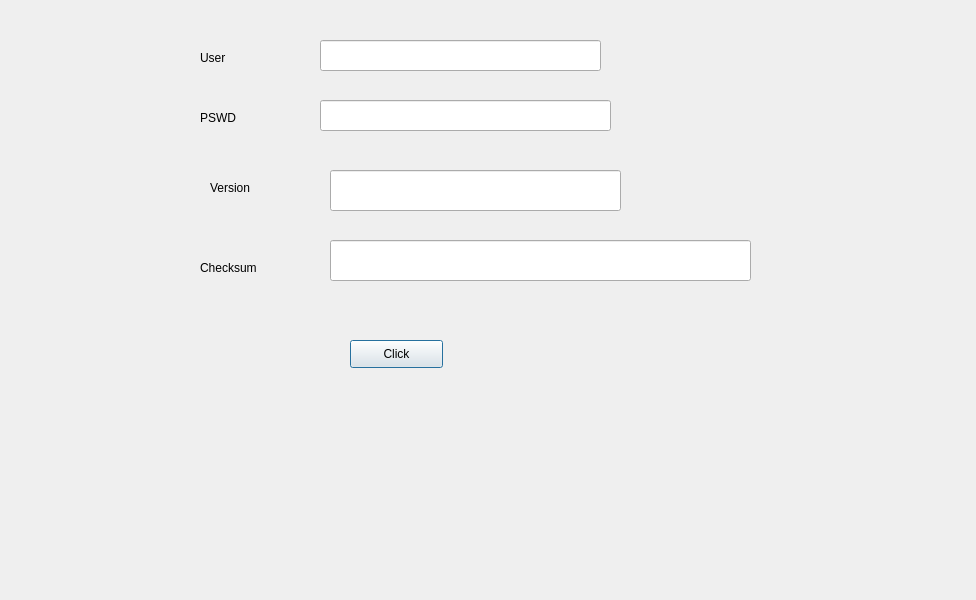
<?xml version="1.0" encoding="UTF-8"?>
<ui version="4.0">
 <class>SwInfo</class>
 <widget class="QDialog" name="SwInfo">
  <property name="geometry">
   <rect>
    <x>0</x>
    <y>0</y>
    <width>976</width>
    <height>600</height>
   </rect>
  </property>
  <property name="windowTitle">
   <string>Dialog</string>
  </property>
  <widget class="QLabel" name="label">
   <property name="geometry">
    <rect>
     <x>210</x>
     <y>180</y>
     <width>81</width>
     <height>16</height>
    </rect>
   </property>
   <property name="text">
    <string>Version</string>
   </property>
  </widget>
  <widget class="QLineEdit" name="le_Version">
   <property name="geometry">
    <rect>
     <x>330</x>
     <y>170</y>
     <width>291</width>
     <height>41</height>
    </rect>
   </property>
  </widget>
  <widget class="QLabel" name="label_2">
   <property name="geometry">
    <rect>
     <x>200</x>
     <y>260</y>
     <width>71</width>
     <height>16</height>
    </rect>
   </property>
   <property name="text">
    <string>Checksum</string>
   </property>
  </widget>
  <widget class="QLineEdit" name="le_Checksum">
   <property name="geometry">
    <rect>
     <x>330</x>
     <y>240</y>
     <width>421</width>
     <height>41</height>
    </rect>
   </property>
  </widget>
  <widget class="QLabel" name="label_3">
   <property name="geometry">
    <rect>
     <x>200</x>
     <y>50</y>
     <width>55</width>
     <height>16</height>
    </rect>
   </property>
   <property name="text">
    <string>User</string>
   </property>
  </widget>
  <widget class="QLineEdit" name="le_op_name">
   <property name="geometry">
    <rect>
     <x>320</x>
     <y>40</y>
     <width>281</width>
     <height>31</height>
    </rect>
   </property>
  </widget>
  <widget class="QLabel" name="label_4">
   <property name="geometry">
    <rect>
     <x>200</x>
     <y>110</y>
     <width>55</width>
     <height>16</height>
    </rect>
   </property>
   <property name="text">
    <string>PSWD</string>
   </property>
  </widget>
  <widget class="QLineEdit" name="le_pwd">
   <property name="geometry">
    <rect>
     <x>320</x>
     <y>100</y>
     <width>291</width>
     <height>31</height>
    </rect>
   </property>
  </widget>
  <widget class="QPushButton" name="PBI">
   <property name="geometry">
    <rect>
     <x>350</x>
     <y>340</y>
     <width>93</width>
     <height>28</height>
    </rect>
   </property>
   <property name="text">
    <string>Click</string>
   </property>
  </widget>
 </widget>
 <resources/>
 <connections/>
</ui>
